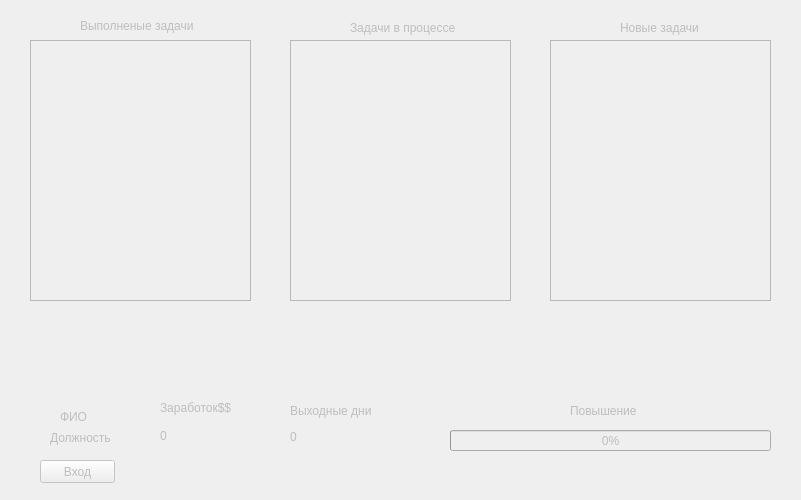
<?xml version="1.0" encoding="UTF-8"?>
<ui version="4.0">
 <class>MainWindow</class>
 <widget class="QMainWindow" name="MainWindow">
  <property name="enabled">
   <bool>false</bool>
  </property>
  <property name="geometry">
   <rect>
    <x>0</x>
    <y>0</y>
    <width>801</width>
    <height>500</height>
   </rect>
  </property>
  <property name="windowTitle">
   <string>MainWindow</string>
  </property>
  <widget class="QWidget" name="centralwidget">
   <widget class="QListView" name="completed_task">
    <property name="geometry">
     <rect>
      <x>30</x>
      <y>40</y>
      <width>221</width>
      <height>261</height>
     </rect>
    </property>
   </widget>
   <widget class="QListView" name="tasks_in_progress">
    <property name="geometry">
     <rect>
      <x>290</x>
      <y>40</y>
      <width>221</width>
      <height>261</height>
     </rect>
    </property>
   </widget>
   <widget class="QListView" name="new_tasks">
    <property name="geometry">
     <rect>
      <x>550</x>
      <y>40</y>
      <width>221</width>
      <height>261</height>
     </rect>
    </property>
   </widget>
   <widget class="QLabel" name="label">
    <property name="geometry">
     <rect>
      <x>80</x>
      <y>10</y>
      <width>121</width>
      <height>31</height>
     </rect>
    </property>
    <property name="text">
     <string>Выполненые задачи</string>
    </property>
   </widget>
   <widget class="QLabel" name="label_2">
    <property name="geometry">
     <rect>
      <x>350</x>
      <y>20</y>
      <width>111</width>
      <height>16</height>
     </rect>
    </property>
    <property name="text">
     <string>Задачи в процессе</string>
    </property>
   </widget>
   <widget class="QLabel" name="label_3">
    <property name="geometry">
     <rect>
      <x>620</x>
      <y>20</y>
      <width>121</width>
      <height>16</height>
     </rect>
    </property>
    <property name="text">
     <string>Новые задачи</string>
    </property>
   </widget>
   <widget class="QLabel" name="user_data">
    <property name="geometry">
     <rect>
      <x>60</x>
      <y>410</y>
      <width>47</width>
      <height>13</height>
     </rect>
    </property>
    <property name="text">
     <string>ФИО</string>
    </property>
   </widget>
   <widget class="QLabel" name="post">
    <property name="geometry">
     <rect>
      <x>50</x>
      <y>430</y>
      <width>91</width>
      <height>16</height>
     </rect>
    </property>
    <property name="text">
     <string>Должность</string>
    </property>
   </widget>
   <widget class="QPushButton" name="registration_window">
    <property name="geometry">
     <rect>
      <x>40</x>
      <y>460</y>
      <width>75</width>
      <height>23</height>
     </rect>
    </property>
    <property name="text">
     <string>Вход</string>
    </property>
   </widget>
   <widget class="QLabel" name="money">
    <property name="geometry">
     <rect>
      <x>160</x>
      <y>420</y>
      <width>61</width>
      <height>31</height>
     </rect>
    </property>
    <property name="text">
     <string>0</string>
    </property>
   </widget>
   <widget class="QLabel" name="label_7">
    <property name="geometry">
     <rect>
      <x>290</x>
      <y>400</y>
      <width>111</width>
      <height>21</height>
     </rect>
    </property>
    <property name="text">
     <string>Выходные дни</string>
    </property>
   </widget>
   <widget class="QLabel" name="label_8">
    <property name="geometry">
     <rect>
      <x>160</x>
      <y>400</y>
      <width>71</width>
      <height>16</height>
     </rect>
    </property>
    <property name="text">
     <string>Заработок$$</string>
    </property>
   </widget>
   <widget class="QLabel" name="weekend">
    <property name="geometry">
     <rect>
      <x>290</x>
      <y>430</y>
      <width>47</width>
      <height>13</height>
     </rect>
    </property>
    <property name="text">
     <string>0</string>
    </property>
   </widget>
   <widget class="QProgressBar" name="progressBar_raise">
    <property name="geometry">
     <rect>
      <x>450</x>
      <y>430</y>
      <width>321</width>
      <height>21</height>
     </rect>
    </property>
    <property name="value">
     <number>0</number>
    </property>
   </widget>
   <widget class="QLabel" name="label_10">
    <property name="geometry">
     <rect>
      <x>570</x>
      <y>400</y>
      <width>71</width>
      <height>21</height>
     </rect>
    </property>
    <property name="text">
     <string>Повышение</string>
    </property>
   </widget>
  </widget>
 </widget>
 <resources/>
 <connections/>
</ui>
